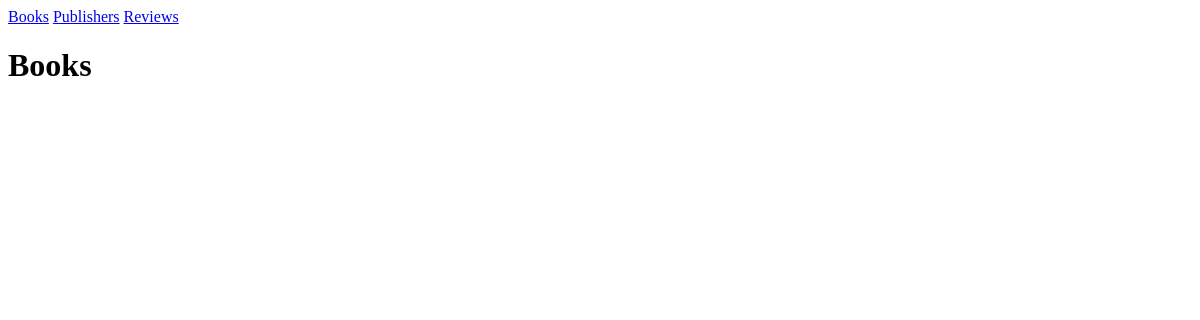
The app's page /, older data.
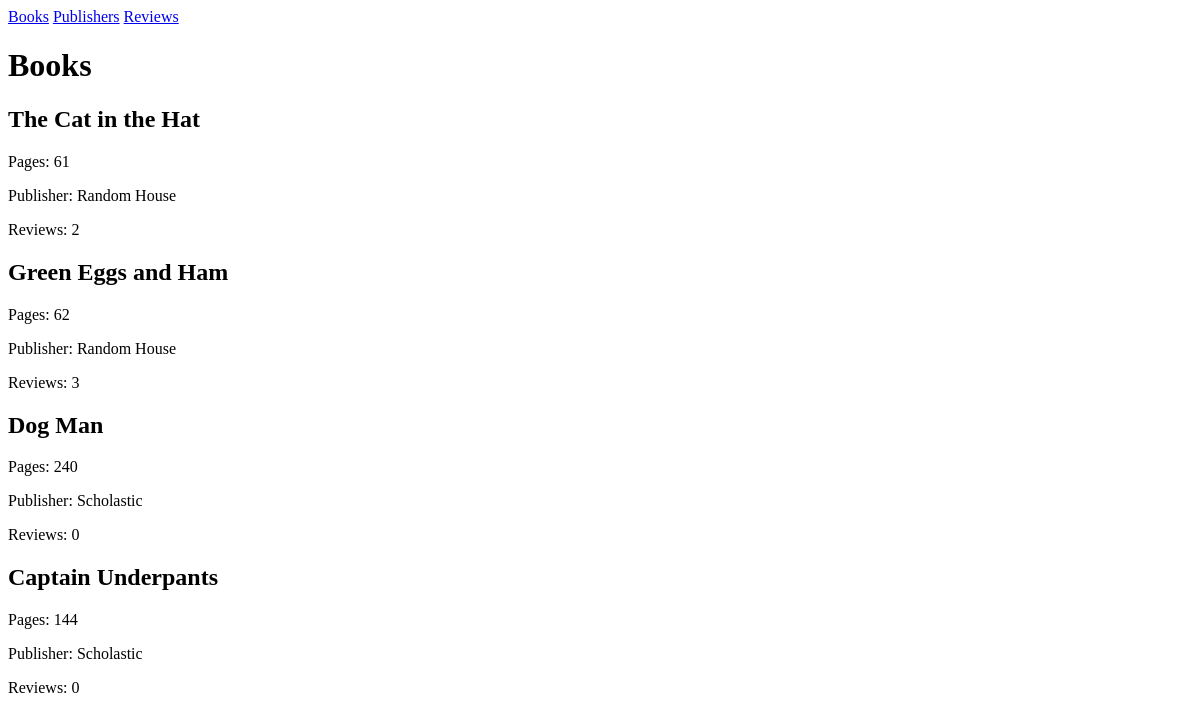
The same page, newer data.
### catalog/models.py (models this page shows, shortened)
class Book(models.Model):
    title = models.CharField(max_length=200)
    page_count = models.IntegerField()
    publisher = models.ForeignKey(
        Publisher,
        on_delete=models.CASCADE
    )

class Publisher(models.Model):
    name = models.CharField(max_length=200)

### catalog/views.py (the view)
# urls.py: path("", views.BookListView.as_view(), name="book_list"),
class BookListView(ListView):
    model = Book
    template_name = "book_list.html"
    context_object_name = "books"

### templates/book_list.html
{% extends 'base.html' %}
{% block content %}
    <h1>Books</h1>
    {% for book in books %}
        <h2>{{ book.title }}</h2>
        <p>Pages: {{ book.page_count }}</p>
        <p>Publisher: {{ book.publisher.name }}</p>
        <p>Reviews: {{ book.review_set.count }}</p>
    {% endfor %}
{% endblock %}

### templates/base.html (shortened to what this page needs)
<html lang="en">
<head>
</head>
<body>
    <nav>
        <a href="{% url 'book_list' %}">Books</a>
        <a href="{% url 'publisher_list' %}">Publishers</a>
        <a href="{% url 'review_list' %}">Reviews</a>
    </nav>
    <main>
        {% block content %}
        {% endblock %}
    </main>
</body>
</html>

Row changes from the older to the newer data that the page shows:
added Book: title "The Cat in the Hat", page_count "61", publisher.name "Random House", review_set.count "2"
added Book: title "Green Eggs and Ham", page_count "62", publisher.name "Random House", review_set.count "3"
added Book: title "Dog Man", page_count "240", publisher.name "Scholastic", review_set.count "0"
added Book: title "Captain Underpants", page_count "144", publisher.name "Scholastic", review_set.count "0"
